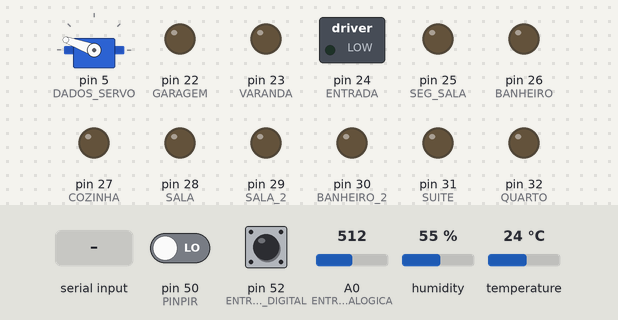
Bench run of a sketch on a simulated Arduino Mega 2560, built with avr-gcc and run on an emulated ATmega2560. Parts: servo, switched loads named in the sketch (green lamp = pin HIGH), output pins drawn as LEDs (lit = HIGH). The inputs (shaded band) are chosen by the test bench; at power-on: pin 50 (PINPIR) LOW, pin 52 (ENTRADA_DIGITAL) HIGH, A0 (ENTRADA_ANALOGICA) = 512, humidity 55 %, temperature 24 °C. The audio player accepts every command and is not drawn.

Above: at 2.7 s.
2.8 s: "F" received over the second serial link
At 4.7 s:
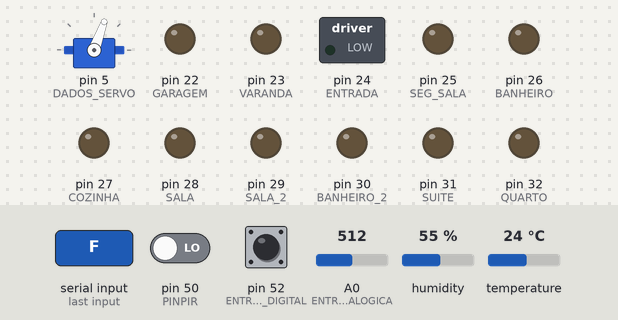
5.0 s: pin 50 (PINPIR) driven HIGH
At 5.6 s:
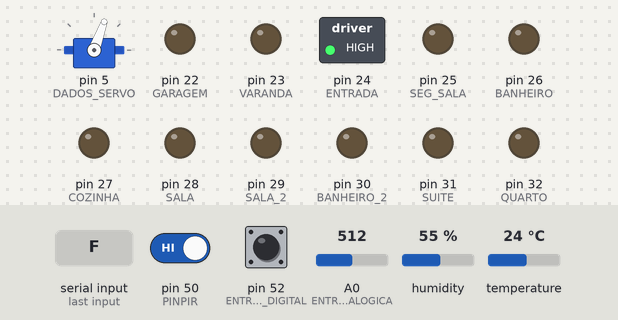
6.5 s: "A" received over the second serial link
At 7.7 s:
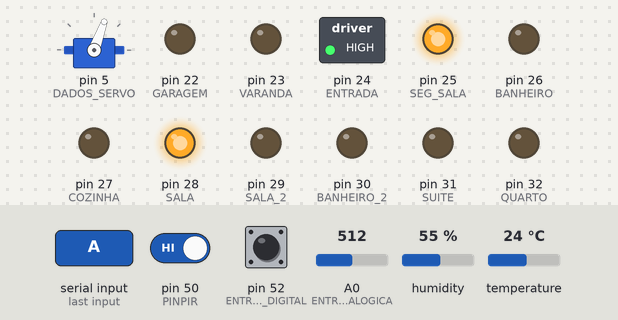
8.0 s: "B" received over the second serial link
At 9.1 s:
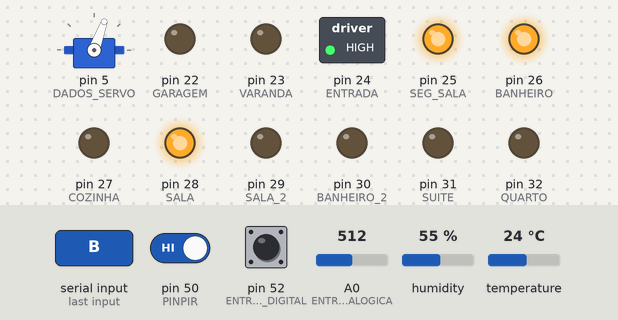
9.5 s: pin 50 (PINPIR) driven LOW
At 10.2 s:
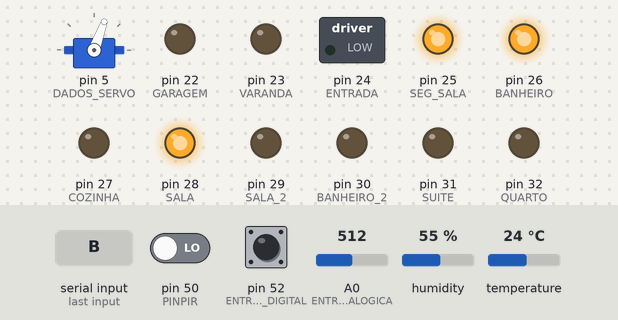
11.0 s: "C" received over the second serial link
At 11.4 s:
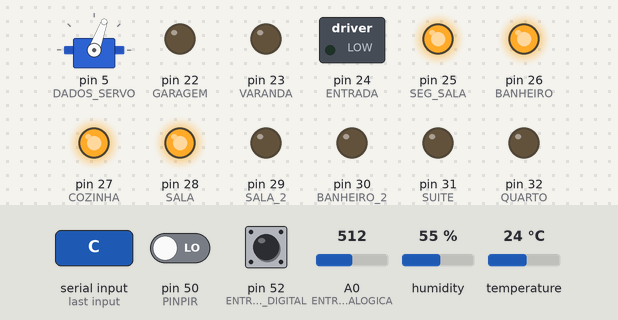
Timing chart, 0 to 13.5 s (numbered marks = the images above; inputs shaded):
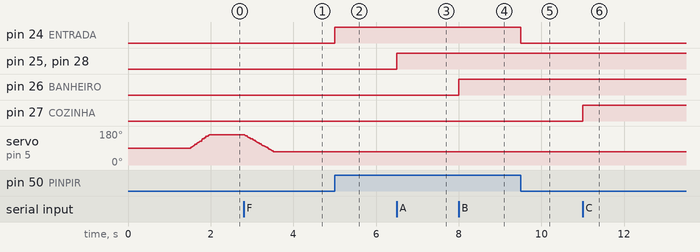

The sketch:

Codigo_Final.ino
```cpp
/**********************************************************************************************************
  Instituto Federal de Educação, Ciência e Tecnologia de Santa Catarina-Campus Florianópolis
  Unidade Curricular: Projeto Integrador II
  Aluno: João Pedro de Araújo Duarte
  Semestre 2021.1
 *               Arduino Mega 2560
 *               -----------------
 *           /|\|              A0 |- <-- Dados do MQ-2 Analógico
 *            | |              10 |- <--Rx  - Bluetooth
 *            --| RST          11 |- -->Tx  - Bluetooth
 *              |              12 |- <--Rx  - Dfplayer mini
 *  LED1  <---  | D22          13 |- -->Tx  - Dfplayer mini
 *  LED2  <---  | D23          05 |- --> Dados Servo motor
 *  LED3  <---  | D24             |
 *  LED4  <---  | D25         D50 |- <-- Dados do sensor PIR
 *  LED5  <---  | D26         D53 |- --> Dados DHT11
 *  LED6  <---  | D27         D52 |- --> Dados do MQ-2 Digital
 *  LED7  <---  | D28         D29 |- --> LED10
 *  LED8  <---  | D30         D31 |- --> LED11
 *  LED9  <---  | D32             |
**********************************************************************************************************/
#include "Arduino.h" //Biblioteca padrão
#include "DFRobotDFPlayerMini.h" //Biblioteca do módulo Dfplayer mini
#include "SoftwareSerial.h" //Biblioteca para utilizar comunicação serial
#include "DHT.h" //Biblioteca do sensor DHT11
#include <VarSpeedServo.h> //Biblioteca do servo motor
#define DADOS_SERVO 5
#define DHTPIN 53
#define PINPIR 50
#define DHTTYPE DHT11
#define SALA 28
#define SEG_SALA 25
#define BANHEIRO 26
#define COZINHA 27
#define VARANDA 23
#define GARAGEM 22
#define ENTRADA 24
#define QUARTO 32
#define SUITE 31
#define SALA_2 29
#define BANHEIRO_2 30
#define ENTRADA_DIGITAL 52
#define ENTRADA_ANALOGICA A0
VarSpeedServo servo_motor;
DHT dht(DHTPIN, DHTTYPE);
int  leitura, i, incomingByte = 0;
float t, h, f;
bool gas;

SoftwareSerial bluetooth(10, 11); //Declaração dos pinos que serão utilizados para a comunicação com o módulo Bluetooth
SoftwareSerial mySoftwareSerial(12, 13); //Declaração dos pinos que serão utilizados para a comunicação com o módulo Dfplayer
DFRobotDFPlayerMini myDFPlayer;
void setup() {
  pinMode(ENTRADA_DIGITAL, INPUT);
  pinMode(PINPIR, INPUT);
  pinMode(SALA, OUTPUT);
  pinMode(SEG_SALA, OUTPUT);
  pinMode(BANHEIRO, OUTPUT);
  pinMode(COZINHA, OUTPUT);
  pinMode(GARAGEM, OUTPUT);
  pinMode(ENTRADA, OUTPUT);
  pinMode(VARANDA, OUTPUT);
  pinMode(QUARTO, OUTPUT);
  pinMode(SUITE, OUTPUT);
  pinMode(SALA_2, OUTPUT);
  pinMode(BANHEIRO_2, OUTPUT);
  pinMode(DADOS_SERVO, OUTPUT);
  mySoftwareSerial.begin(9600); //Inicializa a comunicação serial com o módulo Dfplayer
  Serial.begin(9600);
  bluetooth.begin(9600); //Inicializa a comunicação serial com o módulo Bluetooth
  dht.begin(); //Inicializa o sensor DHT11
  servo_motor.attach(DADOS_SERVO); //Declara qual pino será utilizado para controle do servo motor
  myDFPlayer.setTimeOut(500);
  som(); //Função para checar a inicialização do módulo Dfplayer
  //A utilização do for comentado abaixo é controlar o volume do alarme, descomente o bloco para utilizar
 /* for (i = 1; i <= 10; i++) {
    myDFPlayer.volumeDown();
  }*/
servo_motor.slowmove(160, 100);//Utilizado para garantir a garagem fechada inicialmente
}
void tarefas() { //Função responsável por realizar todo o controle das funções que dependem do comando do aplicativo via Bluetooth
  bluetooth.listen(); //Importante sua utilização para dizer o arduino que deseja-se comunicar com o módulo Bluetooth
  if (bluetooth.available() > 0) {

    incomingByte = bluetooth.read();
    switch (incomingByte) {
      case 'A':
        digitalWrite(SALA, !digitalRead(SALA));
        digitalWrite(SEG_SALA, !digitalRead(SEG_SALA));

        break;
      case 'B':
        digitalWrite(BANHEIRO, !digitalRead(BANHEIRO));

        break;
      case 'C':
        digitalWrite(COZINHA, !digitalRead(COZINHA));

        break;
      case 'D':
        digitalWrite(GARAGEM, !digitalRead(GARAGEM));
        digitalWrite(VARANDA, !digitalRead(VARANDA));

        break;
      case 'F':
        servo_motor.slowmove(70, 80);

        break;
      case 'G':
        servo_motor.slowmove(160, 80);

        break;
      case 'H':
        digitalWrite(QUARTO, !digitalRead(QUARTO));

        break;
      case 'I':
        digitalWrite(SUITE, !digitalRead(SUITE));

        break;
      case 'J':
        digitalWrite(SALA_2, !digitalRead(SALA_2));

        break;
      case 'K':
        digitalWrite(BANHEIRO_2, !digitalRead(BANHEIRO_2));

        break;
      default:
        incomingByte = 0;
    }
  }
}
long tempoAnterior1 = 0, tempoAnterior2 = 0, tempoAnterior3 = 0;


void som() {
  mySoftwareSerial.begin(9600);
  while (!myDFPlayer.begin(mySoftwareSerial)) {
    Serial.println("Aguardando som");

  }
  delay (1000);
}

void verificacao() { //Função responsável pela verificação da leitura do sensor de gás e fumaça
  if (millis() >= tempoAnterior1 + 1000) {
    tempoAnterior1 = millis();
    gas = digitalRead(ENTRADA_DIGITAL);
    leitura = analogRead(ENTRADA_ANALOGICA);
  }
}
void alarme() { //Fução responsável por acionar o alerta sonoro

  if (gas == 0) {
    myDFPlayer.start();
  }
  else {
    myDFPlayer.stop();
  }
}

void presenca() { //Função responsável por realizar o controle da luz da entrada com o sensor de presença
  bool valorPIR = digitalRead(PINPIR);

  if (valorPIR == HIGH) {
    digitalWrite(ENTRADA, HIGH);
  }
  else if (valorPIR == LOW) {
    digitalWrite(ENTRADA, LOW);
  }
}

void funcionamento() { //Função responsável por armazenar os valores de temperatura e leitura do sensor DHT11
  if (millis() >= tempoAnterior2 + 2000) {
    tempoAnterior2 = millis();
    h = dht.readHumidity();
    t = dht.readTemperature();
    f = dht.readTemperature(true);
    if (isnan(h) || isnan(t) || isnan(f)) {
      Serial.println("Falha na leitura do sensor DHT!");
    }
  }
}


void temperatura () { //Função responsável por enviar ao aplicativo os valores armazenados referentes a temperatura e umidade
  if (millis() >= tempoAnterior3 + 3000) {
    tempoAnterior3 = millis();
    bluetooth.print("TEMP|");
    bluetooth.print(t);
    bluetooth.print("|UMID|");
    bluetooth.print(h);
  }
}
void loop() {

  tarefas();
  funcionamento();
  temperatura();
  presenca();
  alarme();
  verificacao();
}
```

Measured:
- after the input at 2.8 s, servo on pin 5 (DADOS_SERVO): moves from 160° to 70° over 0.72 s, starting at once
- after the input at 5.0 s, pin 24 (ENTRADA): LOW → HIGH at once
- after the input at 6.5 s, pin 25 (SEG_SALA), pin 28 (SALA): LOW → HIGH at once
- after the input at 8.0 s, pin 26 (BANHEIRO): LOW → HIGH at once
- after the input at 9.5 s, pin 24 (ENTRADA): HIGH → LOW at once
- after the input at 11.0 s, pin 27 (COZINHA): LOW → HIGH at once
